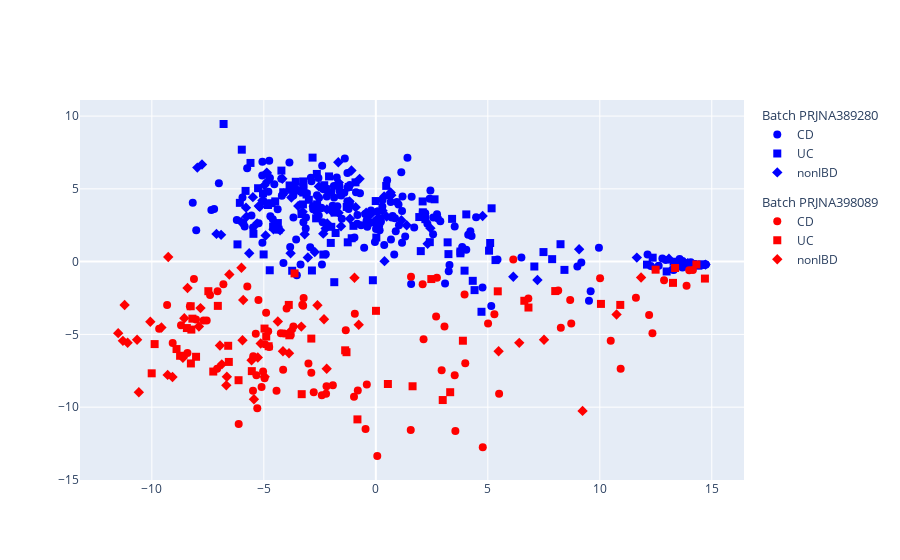
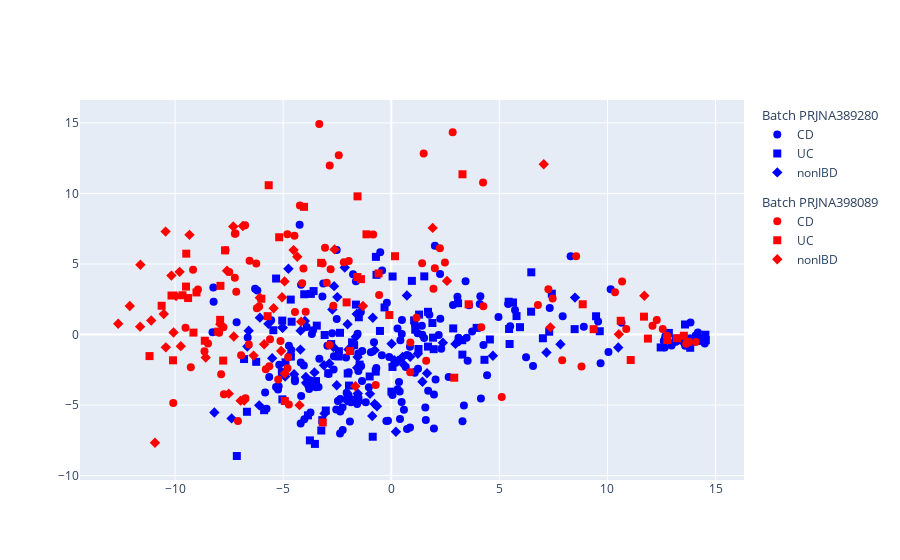

Notebook cell for these charts, in order:
### Markdown cell above
### Reconstructing the data

### Code cell
recon_data = model.reconstruct(mask=True)

plotPCoA(ibd_data, sample_label=ibd_sample_label, batch_label=ibd_batch_label, experiment_label=ibd_bio_label)

plotPCoA(recon_data, sample_label=ibd_sample_label, batch_label=ibd_batch_label, experiment_label=ibd_bio_label)

### Figure 1 — Plotly figure (JSON) as saved in the notebook; plotly's stock layout.template omitted (floating-point values rounded to 4 significant figures; data arrays with more than 128 entries replaced by an {"elided": "..."} marker saying what was removed)
{"data": [{"legendgroup": "PRJNA389280", "legendgrouptitle": {"text": "Batch PRJNA389280"}, "marker": {"color": {"elided": "175 str values"}, "size": 8, "symbol": {"elided": "175 str values"}}, "mode": "markers", "name": "CD", "type": "scatter", "x": {"elided": "175 float values"}, "y": {"elided": "175 float values"}}, {"legendgroup": "PRJNA389280", "legendgrouptitle": {"text": "Batch PRJNA389280"}, "marker": {"color": ["blue", "blue", "blue", "blue", "blue", "blue", "blue", "blue", "blue", "blue", "blue", "blue", "blue", "blue", "blue", "blue", "blue", "blue", "blue", "blue", "blue", "blue", "blue", "blue", "blue", "blue", "blue", "blue", "blue", "blue", "blue", "blue", "blue", "blue", "blue", "blue", "blue", "blue", "blue", "blue", "blue", "blue", "blue", "blue", "blue", "blue", "blue", "blue", "blue", "blue", "blue", "blue", "blue", "blue", "blue", "blue", "blue", "blue", "blue", "blue", "blue", "blue", "blue", "blue", "blue", "blue", "blue", "blue", "blue", "blue", "blue", "blue", "blue", "blue", "blue", "blue", "blue", "blue", "blue", "blue", "blue", "blue", "blue", "blue", "blue", "blue", "blue", "blue", "blue", "blue", "blue", "blue", "blue", "blue", "blue", "blue", "blue"], "size": 8, "symbol": ["square", "square", "square", "square", "square", "square", "square", "square", "square", "square", "square", "square", "square", "square", "square", "square", "square", "square", "square", "square", "square", "square", "square", "square", "square", "square", "square", "square", "square", "square", "square", "square", "square", "square", "square", "square", "square", "square", "square", "square", "square", "square", "square", "square", "square", "square", "square", "square", "square", "square", "square", "square", "square", "square", "square", "square", "square", "square", "square", "square", "square", "square", "square", "square", "square", "square", "square", "square", "square", "square", "square", "square", "square", "square", "square", "square", "square", "square", "square", "square", "square", "square", "square", "square", "square", "square", "square", "square", "square", "square", "square", "square", "square", "square", "square", "square", "square"]}, "mode": "markers", "name": "UC", "type": "scatter", "x": [-1.211, 12.11, -4.216, 2.007, 0.2135, 8.421, 4.408, -4.343, -3.574, -1.998, -3.237, -3.32, 7.485, -3.238, -3.254, -5.596, -5.258, -6.797, 3.776, -3.851, -5.984, 13.29, 13.8, 14.01, 13.96, 12.36, 14.04, 14.16, 14.4, 14.53, 13.49, 14.4, 14.09, 13.64, 2.098, -5.816, -3.241, 2.099, 4.717, -1.3, -2.634, -1.796, 4.327, 2.622, -1.84, -4.374, -2.089, -2.824, -0.9082, -2.992, -4.814, -6.071, 3.206, 5.169, 2.09, -0.9989, -2.342, -4.648, -1.987, -2.231, -4.492, 2.41, -0.004454, 5.105, -1.078, 2.211, 5.343, 1.94, -1.253, 3.405, -6.177, 5.055, 4.039, 3.961, -2.303, 0.4634, -4.135, -2.853, -3.094, -2.623, 3.242, 12.98, 8.246, 3.776, -4.736, -4.587, 7.873, -0.1318, -1.855, 0.02239, -5.464, -5.01, -2.666, -5.036, 7.077, -2.011, -3.734], "y": [5.133, -0.2055, 6.254, 0.7218, 2.95, -0.5677, -1.958, 2.195, 5.486, 4.757, 5.51, 3.27, 0.6564, 5.126, 3.93, 6.78, 5.044, 9.456, 0.5719, 5.234, 7.692, -0.008592, -0.1011, -0.2897, -0.2933, 0.2702, -0.2876, -0.1629, -0.2631, -0.1834, -0.2335, -0.2631, -0.5097, -0.1192, 3.231, 4.859, 4.746, 3.389, -3.446, 3.757, 6.024, 1.967, -1.319, 4.281, 3.368, 2.65, 5.854, 7.146, 5.445, 4.247, 3.89, 4.038, 1.325, 3.662, 4.135, 2.458, 0.4861, 4.012, 2.392, 4.98, 4.138, 1.338, 4.162, 1.28, 1.605, 2.918, 0.1055, 3.063, 1.326, 2.937, 1.184, 0.7522, 3.244, -0.6209, 5.249, 5.202, 4.767, -0.6086, 4.609, 3.934, 0.5165, -0.6782, 1.196, 0.6951, -0.5943, 2.402, 0.1698, -1.279, -1.413, 1.656, 1.91, 0.4932, 2.974, 4.692, -0.3357, 1.285, -0.6268]}, {"legendgroup": "PRJNA389280", "legendgrouptitle": {"text": "Batch PRJNA389280"}, "marker": {"color": ["blue", "blue", "blue", "blue", "blue", "blue", "blue", "blue", "blue", "blue", "blue", "blue", "blue", "blue", "blue", "blue", "blue", "blue", "blue", "blue", "blue", "blue", "blue", "blue", "blue", "blue", "blue", "blue", "blue", "blue", "blue", "blue", "blue", "blue", "blue", "blue", "blue", "blue", "blue", "blue", "blue", "blue", "blue", "blue", "blue", "blue", "blue", "blue", "blue", "blue", "blue", "blue", "blue", "blue", "blue", "blue", "blue", "blue", "blue", "blue", "blue", "blue", "blue", "blue", "blue", "blue", "blue", "blue", "blue"], "size": 8, "symbol": ["diamond", "diamond", "diamond", "diamond", "diamond", "diamond", "diamond", "diamond", "diamond", "diamond", "diamond", "diamond", "diamond", "diamond", "diamond", "diamond", "diamond", "diamond", "diamond", "diamond", "diamond", "diamond", "diamond", "diamond", "diamond", "diamond", "diamond", "diamond", "diamond", "diamond", "diamond", "diamond", "diamond", "diamond", "diamond", "diamond", "diamond", "diamond", "diamond", "diamond", "diamond", "diamond", "diamond", "diamond", "diamond", "diamond", "diamond", "diamond", "diamond", "diamond", "diamond", "diamond", "diamond", "diamond", "diamond", "diamond", "diamond", "diamond", "diamond", "diamond", "diamond", "diamond", "diamond", "diamond", "diamond", "diamond", "diamond", "diamond", "diamond"]}, "mode": "markers", "name": "nonIBD", "type": "scatter", "x": [-7.114, -7.762, -4.841, 0.3878, -2.727, -0.9, -5.227, -2.348, -4.993, -3.805, -2.713, 14.72, 11.65, 13.93, 13.09, 14.16, -7.969, 0.3701, 7.215, 0.6926, -1.088, -3.175, -1.174, -4.869, -0.245, -4.175, -0.06968, -1.66, -1.554, 6.138, 1.378, 0.6618, 0.2995, 2.314, -2.169, -5.775, 4.768, -2.186, 1.141, -0.7236, -4.569, -4.92, -4.276, -0.4318, 2.437, 0.06778, -1.959, -1.155, -3.035, -4.877, 0.4831, -3.266, -2.242, -3.771, -5.301, -4.119, -5.653, -1.676, -3.463, -6.01, -5.489, -5.181, -4.975, -1.656, -2.542, -5.065, -5.796, 9.078, -6.909], "y": [1.903, 6.676, 5.506, 0.03289, 0.6627, 3.736, 3.815, 1.922, 4.171, 0.5794, 3.517, -0.2033, 0.2757, -0.1014, 0.197, -0.2793, 6.46, 4.471, -1.259, 4.568, 6.262, 1.885, 4.143, 6.116, 3.225, 5.691, 2.725, 3.35, 2.43, -1.038, 2.502, 4.752, 3.492, 1.227, 2.62, 3.08, 3.135, 3.591, 2.838, 5.688, 2.222, 1.79, 2.159, 3.366, 2.298, 2.948, 3.441, 2.943, 0.2831, 6.03, 3.093, 3.421, 2.279, 4.407, 2.631, 4.688, 0.5733, 6.832, 3.821, 2.725, 4.429, 3.764, 5.241, 5.429, 5.168, 4.204, 3.708, 0.8486, 1.84]}, {"legendgroup": "PRJNA398089", "legendgrouptitle": {"text": "Batch PRJNA398089"}, "marker": {"color": ["red", "red", "red", "red", "red", "red", "red", "red", "red", "red", "red", "red", "red", "red", "red", "red", "red", "red", "red", "red", "red", "red", "red", "red", "red", "red", "red", "red", "red", "red", "red", "red", "red", "red", "red", "red", "red", "red", "red", "red", "red", "red", "red", "red", "red", "red", "red", "red", "red", "red", "red", "red", "red", "red", "red", "red", "red", "red", "red", "red", "red", "red", "red", "red", "red", "red", "red", "red", "red", "red", "red", "red", "red", "red", "red", "red", "red", "red", "red", "red", "red", "red", "red", "red", "red"], "size": 8, "symbol": ["circle", "circle", "circle", "circle", "circle", "circle", "circle", "circle", "circle", "circle", "circle", "circle", "circle", "circle", "circle", "circle", "circle", "circle", "circle", "circle", "circle", "circle", "circle", "circle", "circle", "circle", "circle", "circle", "circle", "circle", "circle", "circle", "circle", "circle", "circle", "circle", "circle", "circle", "circle", "circle", "circle", "circle", "circle", "circle", "circle", "circle", "circle", "circle", "circle", "circle", "circle", "circle", "circle", "circle", "circle", "circle", "circle", "circle", "circle", "circle", "circle", "circle", "circle", "circle", "circle", "circle", "circle", "circle", "circle", "circle", "circle", "circle", "circle", "circle", "circle", "circle", "circle", "circle", "circle", "circle", "circle", "circle", "circle", "circle", "circle"]}, "mode": "markers", "name": "CD", "type": "scatter", "x": [-3.682, -4.95, 2.691, -5.1, -7.552, 12.35, 11.61, -0.4594, -0.8051, 4.775, 8.677, 6.81, 3.065, -9.319, -7.402, -8.12, -7.066, -5.738, 3.962, -5.332, -8.698, 12.2, -4.967, -5.361, -6.123, -5.293, 3.552, 3.993, -4.138, -1.341, -9.071, -5.484, -1.919, -8.301, -8.028, -9.673, 3.522, 14.16, -4.806, -4.434, -5.034, -4.242, -0.9379, 1.571, -0.9748, -2.411, -3.244, -3.283, -3.983, -5.241, -7.087, 2.132, 5.294, 8.725, 5.011, 12.87, 8.259, -3.797, -2.201, 13.99, -3.009, -5.474, -2.222, -2.88, -4.1, 8.143, -6.806, -7.69, 2.091, -8.411, 2.727, 1.559, 0.06481, -2.772, 13.87, 10.93, 10.01, -3.223, 2.939, -4.899, 5.504, -4.76, 10.49, -0.4027, 6.138], "y": [-4.45, -5.677, -3.765, -8.607, -4.051, -4.923, -2.477, -11.49, -8.857, -12.75, -2.637, -2.533, -4.453, -2.985, -2.295, -1.198, -2.034, -1.717, -2.26, -7.815, -4.379, -3.666, -8.013, -4.963, -11.16, -10.08, -11.63, -6.984, -7.421, -4.715, -5.586, -8.873, -8.493, -3.075, -3.969, -4.61, -7.812, -0.579, -4.792, -8.877, -7.548, -4.913, -3.587, -1.044, -9.285, -9.18, -3.03, -2.971, -3.228, -2.641, -7.358, -5.331, -3.616, -4.249, -4.253, -1.282, -4.551, -5.046, -8.558, -0.6012, -6.994, -6.507, -9.069, -7.627, -4.933, -1.986, -1.547, -4.047, -1.551, -6.281, -1.105, -11.57, -13.35, -8.971, -1.652, -7.353, -1.135, -2.506, -7.468, -3.51, -9.078, -5.874, -5.429, -8.445, 0.1536]}, {"legendgroup": "PRJNA398089", "legendgrouptitle": {"text": "Batch PRJNA398089"}, "marker": {"color": ["red", "red", "red", "red", "red", "red", "red", "red", "red", "red", "red", "red", "red", "red", "red", "red", "red", "red", "red", "red", "red", "red", "red", "red", "red", "red", "red", "red", "red", "red", "red", "red", "red", "red", "red", "red", "red", "red", "red", "red", "red", "red", "red", "red", "red", "red"], "size": 8, "symbol": ["square", "square", "square", "square", "square", "square", "square", "square", "square", "square", "square", "square", "square", "square", "square", "square", "square", "square", "square", "square", "square", "square", "square", "square", "square", "square", "square", "square", "square", "square", "square", "square", "square", "square", "square", "square", "square", "square", "square", "square", "square", "square", "square", "square", "square", "square"]}, "mode": "markers", "name": "UC", "type": "scatter", "x": [-4.785, -4.97, -1.369, -0.8209, 3.319, 2.987, -8.266, -6.564, -7.258, -8.257, -7.477, -8.437, 13.36, 10.05, 12.49, 2.477, -9.876, -6.129, -3.862, -4.894, -6.592, -8.026, 6.63, 14.31, -1.309, 0.5386, 6.815, 14.69, 8.01, 5.444, 10.91, -8.739, -8.898, -3.628, -3.887, 3.887, -3.31, -8.237, -10.01, 0.006228, 1.641, -8.191, -2.88, 13.27, -7.054, -5.537], "y": [-5.812, -4.599, -6.094, -10.84, -8.972, -9.51, -3.066, -6.892, -7.553, -6.995, -2.031, -4.565, -0.438, -2.905, -0.5533, -1.198, -5.666, -8.148, -5.063, -5.149, -5.782, -6.537, -2.691, -0.1977, -6.224, -8.408, -3.154, -1.165, -2.023, -2.04, -2.974, -6.468, -6.007, -0.8086, -2.974, -5.434, -9.107, -4.669, -7.674, -3.381, -8.564, -3.919, -5.287, -1.46, -3.041, -7.524]}, {"legendgroup": "PRJNA398089", "legendgrouptitle": {"text": "Batch PRJNA398089"}, "marker": {"color": ["red", "red", "red", "red", "red", "red", "red", "red", "red", "red", "red", "red", "red", "red", "red", "red", "red", "red", "red", "red", "red", "red", "red", "red", "red", "red", "red", "red", "red", "red", "red", "red", "red", "red", "red", "red", "red", "red", "red", "red", "red", "red", "red", "red", "red"], "size": 8, "symbol": ["diamond", "diamond", "diamond", "diamond", "diamond", "diamond", "diamond", "diamond", "diamond", "diamond", "diamond", "diamond", "diamond", "diamond", "diamond", "diamond", "diamond", "diamond", "diamond", "diamond", "diamond", "diamond", "diamond", "diamond", "diamond", "diamond", "diamond", "diamond", "diamond", "diamond", "diamond", "diamond", "diamond", "diamond", "diamond", "diamond", "diamond", "diamond", "diamond", "diamond", "diamond", "diamond", "diamond", "diamond", "diamond"]}, "mode": "markers", "name": "nonIBD", "type": "scatter", "x": [-11.08, -2.313, 5.482, -5.952, -10.66, -6.676, -10.58, -9.295, -11.5, -3.876, -3.783, -5.441, -5.547, -6.652, -6.877, -5.269, -4.963, 11.84, -4.375, -6.541, -6.96, -0.764, -5.14, -5.999, -9.268, 6.404, 9.231, -11.29, -11.22, -7.828, -9.572, -9.078, -2.193, 7.51, -8.551, -7.899, -10.07, -3.326, -2.607, -0.9531, -8.614, -4.146, -5.921, -8.407, 10.75], "y": [-5.577, -3.96, -6.159, -5.407, -5.371, -8.5, -8.978, -7.782, -4.913, -6.291, -4.75, -9.455, -6.776, -7.909, -7.057, -6.591, -7.909, -1.094, -4.11, -0.888, -5.767, -4.34, -5.626, -0.4251, 0.3185, -5.582, -10.26, -5.445, -2.985, -3.194, -4.522, -7.931, -7.357, -5.365, -3.887, -4.459, -4.134, -4.463, -2.996, -1.107, -6.6, -6.16, -2.635, -1.815, -3.637]}], "layout": {}}

### Figure 2 — Plotly figure (JSON) as saved in the notebook; plotly's stock layout.template omitted (floating-point values rounded to 4 significant figures; data arrays with more than 128 entries replaced by an {"elided": "..."} marker saying what was removed)
{"data": [{"legendgroup": "PRJNA389280", "legendgrouptitle": {"text": "Batch PRJNA389280"}, "marker": {"color": {"elided": "175 str values"}, "size": 8, "symbol": {"elided": "175 str values"}}, "mode": "markers", "name": "CD", "type": "scatter", "x": {"elided": "175 float values"}, "y": {"elided": "175 float values"}}, {"legendgroup": "PRJNA389280", "legendgrouptitle": {"text": "Batch PRJNA389280"}, "marker": {"color": ["blue", "blue", "blue", "blue", "blue", "blue", "blue", "blue", "blue", "blue", "blue", "blue", "blue", "blue", "blue", "blue", "blue", "blue", "blue", "blue", "blue", "blue", "blue", "blue", "blue", "blue", "blue", "blue", "blue", "blue", "blue", "blue", "blue", "blue", "blue", "blue", "blue", "blue", "blue", "blue", "blue", "blue", "blue", "blue", "blue", "blue", "blue", "blue", "blue", "blue", "blue", "blue", "blue", "blue", "blue", "blue", "blue", "blue", "blue", "blue", "blue", "blue", "blue", "blue", "blue", "blue", "blue", "blue", "blue", "blue", "blue", "blue", "blue", "blue", "blue", "blue", "blue", "blue", "blue", "blue", "blue", "blue", "blue", "blue", "blue", "blue", "blue", "blue", "blue", "blue", "blue", "blue", "blue", "blue", "blue", "blue", "blue"], "size": 8, "symbol": ["square", "square", "square", "square", "square", "square", "square", "square", "square", "square", "square", "square", "square", "square", "square", "square", "square", "square", "square", "square", "square", "square", "square", "square", "square", "square", "square", "square", "square", "square", "square", "square", "square", "square", "square", "square", "square", "square", "square", "square", "square", "square", "square", "square", "square", "square", "square", "square", "square", "square", "square", "square", "square", "square", "square", "square", "square", "square", "square", "square", "square", "square", "square", "square", "square", "square", "square", "square", "square", "square", "square", "square", "square", "square", "square", "square", "square", "square", "square", "square", "square", "square", "square", "square", "square", "square", "square", "square", "square", "square", "square", "square", "square", "square", "square", "square", "square"]}, "mode": "markers", "name": "UC", "type": "scatter", "x": [-3.763, 12.46, -3.236, 3.09, 1.26, 8.482, 7.425, -5.059, -3.853, -0.9999, -3.53, -2.778, 7.014, -3.19, 0.05636, -5.881, -2.37, -7.143, 5.474, -3.028, -6.674, 13.19, 13.19, 13.69, 13.83, 12.84, 14.11, 14.18, 14.35, 14.32, 13.33, 14.55, 13.98, 14.53, 1.934, -6.809, -3.843, 1.699, 6.477, -0.717, -1.465, -1.634, 5.432, 1.962, -1.5, -5.455, -1.516, -3.48, -1.955, -2.422, -4.893, -6.247, 2.865, 4.311, 1.903, -1.814, -0.7092, -3.444, -1.716, -2.914, -5.036, 3.289, 1.109, 5.956, 0.9539, 1.7, 5.63, 1.057, -0.3112, 3.284, -5.327, 5.795, 3.95, 6.468, -0.8572, 0.00701, -4.645, -0.6829, -2.014, -2.438, 4.561, 13.59, 9.643, 5.45, -4.026, -4.649, 9.473, 1.528, 0.06159, 1.287, -4.608, -3.719, -3.081, -5.042, 7.305, -0.5224, -3.593], "y": [-7.501, -0.9138, -6.802, 2.217, -1.025, 0.3822, 2.896, -2.657, -5.73, -2.972, -7.752, -0.6766, -0.2648, -6.065, -2.298, -5.365, 0.1206, -8.609, -0.6706, -5.384, -5.474, -0.3639, -0.3997, -0.4976, -0.9378, 0.1135, -0.3652, -0.4472, -0.4282, -0.4295, -0.2985, -0.3986, -0.3571, -0.01295, -0.2205, -1.737, -3.262, -0.8549, 4.409, -2.628, -2.131, 2.124, 2.323, -1.038, 1.222, 0.3053, -4.652, -3.299, -3.616, -1.186, -1.969, -1.933, 0.4326, -1.792, 0.8151, -0.5529, 5.504, 0.6314, -0.7533, -2.739, -4.596, -1.423, 0.3409, 0.5217, 3.803, 1.61, 2.272, 1.001, 1.921, -0.4015, 3.969, 1.308, 0.4726, 1.619, -7.244, -4.046, -1.563, 4.231, -2.762, -1.557, -0.3515, 0.7115, 0.2329, 0.3933, 2.854, 2.477, 1.295, 4.122, 4.114, 1.413, 0.9084, 2.88, -0.03537, 0.9891, 0.2004, 0.2532, 3.08]}, {"legendgroup": "PRJNA389280", "legendgrouptitle": {"text": "Batch PRJNA389280"}, "marker": {"color": ["blue", "blue", "blue", "blue", "blue", "blue", "blue", "blue", "blue", "blue", "blue", "blue", "blue", "blue", "blue", "blue", "blue", "blue", "blue", "blue", "blue", "blue", "blue", "blue", "blue", "blue", "blue", "blue", "blue", "blue", "blue", "blue", "blue", "blue", "blue", "blue", "blue", "blue", "blue", "blue", "blue", "blue", "blue", "blue", "blue", "blue", "blue", "blue", "blue", "blue", "blue", "blue", "blue", "blue", "blue", "blue", "blue", "blue", "blue", "blue", "blue", "blue", "blue", "blue", "blue", "blue", "blue", "blue", "blue"], "size": 8, "symbol": ["diamond", "diamond", "diamond", "diamond", "diamond", "diamond", "diamond", "diamond", "diamond", "diamond", "diamond", "diamond", "diamond", "diamond", "diamond", "diamond", "diamond", "diamond", "diamond", "diamond", "diamond", "diamond", "diamond", "diamond", "diamond", "diamond", "diamond", "diamond", "diamond", "diamond", "diamond", "diamond", "diamond", "diamond", "diamond", "diamond", "diamond", "diamond", "diamond", "diamond", "diamond", "diamond", "diamond", "diamond", "diamond", "diamond", "diamond", "diamond", "diamond", "diamond", "diamond", "diamond", "diamond", "diamond", "diamond", "diamond", "diamond", "diamond", "diamond", "diamond", "diamond", "diamond", "diamond", "diamond", "diamond", "diamond", "diamond", "diamond", "diamond"]}, "mode": "markers", "name": "nonIBD", "type": "scatter", "x": [-6.595, -8.182, -3.084, 0.7243, -2.151, 0.1065, -5.508, -2.495, -5.034, -2.644, -1.98, 14.07, 10.5, 13.82, 13.14, 13.96, -7.384, 0.2152, 7.825, 0.3122, -0.8786, -2.725, -1.549, -3.951, 0.5987, -3.936, 0.1416, -0.9841, -1.574, 8.498, 2.387, 1.23, 1.442, 2.97, -2.67, -6.077, 4.702, -1.639, 1.655, -0.6605, -2.02, -4.757, -4.688, 0.5255, 0.2773, -0.7665, -1.556, 0.016, -1.595, -6.109, 0.878, -3.552, -0.8538, -2.863, -5.019, -3.995, -4.192, -2.058, -4.495, -5.685, -3.901, -3.776, -4.202, -0.7682, -2.521, -3.112, -4.908, 7.18, -6.658], "y": [0.271, -5.53, -5.594, 2.762, 4.755, -2.124, -1.672, 2.653, 0.4927, 3.43, -1.054, -0.3832, -0.9163, -0.3245, -0.4267, -0.4692, -5.942, -6.891, -0.6862, -1.856, -5.769, 1.77, -4.174, -3.012, -2.158, -3.415, -1.817, -4.203, -2.358, 2.618, -0.5779, -1.36, -3.352, -0.6645, -0.8926, 1.196, -1.502, -0.1623, -2.741, -5.08, 0.7291, 4.658, -1.448, -1.59, -1.919, -1.106, -1.589, -0.6561, 1.453, -5.018, -1.581, -2.683, 1.192, -2.047, 0.4806, 0.9578, 0.2766, -4.682, -2.814, 0.7574, -3.486, -3.739, -1.069, -4.924, -3.592, -2.176, -2.975, -1.269, -0.8534]}, {"legendgroup": "PRJNA398089", "legendgrouptitle": {"text": "Batch PRJNA398089"}, "marker": {"color": ["red", "red", "red", "red", "red", "red", "red", "red", "red", "red", "red", "red", "red", "red", "red", "red", "red", "red", "red", "red", "red", "red", "red", "red", "red", "red", "red", "red", "red", "red", "red", "red", "red", "red", "red", "red", "red", "red", "red", "red", "red", "red", "red", "red", "red", "red", "red", "red", "red", "red", "red", "red", "red", "red", "red", "red", "red", "red", "red", "red", "red", "red", "red", "red", "red", "red", "red", "red", "red", "red", "red", "red", "red", "red", "red", "red", "red", "red", "red", "red", "red", "red", "red", "red", "red"], "size": 8, "symbol": ["circle", "circle", "circle", "circle", "circle", "circle", "circle", "circle", "circle", "circle", "circle", "circle", "circle", "circle", "circle", "circle", "circle", "circle", "circle", "circle", "circle", "circle", "circle", "circle", "circle", "circle", "circle", "circle", "circle", "circle", "circle", "circle", "circle", "circle", "circle", "circle", "circle", "circle", "circle", "circle", "circle", "circle", "circle", "circle", "circle", "circle", "circle", "circle", "circle", "circle", "circle", "circle", "circle", "circle", "circle", "circle", "circle", "circle", "circle", "circle", "circle", "circle", "circle", "circle", "circle", "circle", "circle", "circle", "circle", "circle", "circle", "circle", "circle", "circle", "circle", "circle", "circle", "circle", "circle", "circle", "circle", "circle", "circle", "circle", "circle"]}, "mode": "markers", "name": "CD", "type": "scatter", "x": [-4.768, -5.608, 1.169, -7.493, -7.961, 10.35, 12.28, -3.329, -2.847, 2.84, 7.907, 6.783, 1.952, -10.08, -7.868, -9.515, -7.74, -5.803, 0.8838, -7.235, -8.638, 12.08, -3.064, -6.214, -7.234, -7.204, 4.246, 2.482, -4.119, -5.123, -7.665, -4.804, -2.984, -6.744, -6.59, -8.475, 1.428, 13.64, -6.244, -6.76, -6.552, -3.959, -2.86, -0.7192, -3.174, -4.477, -4.454, -4.737, -5.229, -6.945, -9.271, -0.5604, 4.164, 7.268, 4.259, 12.76, 7.463, -2.681, -1.966, 14.08, -2.805, -7.169, -4.06, -2.195, -5.641, 10.87, -7.762, -9.167, 1.614, -8.94, 0.8771, 1.499, -2.428, -4.225, 12.56, 8.552, 8.8, -7.09, 2.016, -4.798, 2.249, -6.108, 10.68, -0.8364, 5.11], "y": [-1.613, -0.3295, 1.183, 4.44, 0.1288, 2.993, 1.026, 14.92, 11.99, 14.33, -1.816, 2.092, 3.247, -4.852, -2.807, 0.4761, -4.24, -2.465, -0.5561, 4.026, -1.179, 0.6296, 6.153, 1.857, 7.145, 7.162, 10.77, 5.103, 3.631, -0.4643, 5.979, 7.106, 3.675, -4.523, -0.7052, -0.6404, 5.058, -0.6535, 5.038, 7.738, 5.235, 1.621, -0.7402, -3.568, 5.036, 7.002, 1.595, -4.961, -3.194, -1.461, -2.316, 2.804, 0.5205, 3.216, 1.999, -0.08177, 2.561, 2.048, 5.205, -0.5294, 4.622, 3.033, 4.679, 5.129, -2.241, 0.393, 0.5224, 4.595, -1.86, 3.2, -2.668, 12.84, 12.7, 9.137, 0.3974, 5.545, -2.263, -6.128, 4.696, -2.382, 6.118, 1.991, 3.764, 7.086, -4.419]}, {"legendgroup": "PRJNA398089", "legendgrouptitle": {"text": "Batch PRJNA398089"}, "marker": {"color": ["red", "red", "red", "red", "red", "red", "red", "red", "red", "red", "red", "red", "red", "red", "red", "red", "red", "red", "red", "red", "red", "red", "red", "red", "red", "red", "red", "red", "red", "red", "red", "red", "red", "red", "red", "red", "red", "red", "red", "red", "red", "red", "red", "red", "red", "red"], "size": 8, "symbol": ["square", "square", "square", "square", "square", "square", "square", "square", "square", "square", "square", "square", "square", "square", "square", "square", "square", "square", "square", "square", "square", "square", "square", "square", "square", "square", "square", "square", "square", "square", "square", "square", "square", "square", "square", "square", "square", "square", "square", "square", "square", "square", "square", "square", "square", "square"]}, "mode": "markers", "name": "UC", "type": "scatter", "x": [-6.008, -5.718, -1.569, -1.561, -1.147, 3.294, -11.18, -7.901, -9.396, -9.492, -7.775, -7.914, 13.53, 10.61, 12.77, 2.913, -10.62, -5.669, -3.243, -5.185, -8.005, -9.482, 3.579, 13.73, -1.402, -0.5876, 8.855, 13.22, 9.361, 11.07, 11.69, -10.16, -8.624, -3.17, -4.922, -0.08887, -4.033, -9.009, -9.659, -1.907, 0.172, -9.15, -2.065, 11.87, -10.1, -7.687], "y": [2.538, 1.301, 4.074, 9.792, 7.102, 11.36, -1.528, 3.45, 2.586, 3.399, -1.848, 1.04, -0.08455, 0.9751, -0.3853, -3.06, 2.038, 10.58, 5.083, 6.895, 0.2053, 5.731, 2.142, -0.5223, 3.926, 4.329, 2.145, -0.2605, 0.3808, -1.807, 1.267, 2.764, -0.4401, -6.228, -4.714, 1.381, 9.05, 2.983, 2.783, -1.173, 5.551, 0.1369, 2.279, -0.2877, -1.826, 5.965]}, {"legendgroup": "PRJNA398089", "legendgrouptitle": {"text": "Batch PRJNA398089"}, "marker": {"color": ["red", "red", "red", "red", "red", "red", "red", "red", "red", "red", "red", "red", "red", "red", "red", "red", "red", "red", "red", "red", "red", "red", "red", "red", "red", "red", "red", "red", "red", "red", "red", "red", "red", "red", "red", "red", "red", "red", "red", "red", "red", "red", "red", "red", "red"], "size": 8, "symbol": ["diamond", "diamond", "diamond", "diamond", "diamond", "diamond", "diamond", "diamond", "diamond", "diamond", "diamond", "diamond", "diamond", "diamond", "diamond", "diamond", "diamond", "diamond", "diamond", "diamond", "diamond", "diamond", "diamond", "diamond", "diamond", "diamond", "diamond", "diamond", "diamond", "diamond", "diamond", "diamond", "diamond", "diamond", "diamond", "diamond", "diamond", "diamond", "diamond", "diamond", "diamond", "diamond", "diamond", "diamond", "diamond"]}, "mode": "markers", "name": "nonIBD", "type": "scatter", "x": [-12.09, -4.17, 1.916, -6.079, -10.43, -9.333, -10.44, -10.17, -12.63, -6.368, -7.284, -7.307, -4.518, -9.789, -6.864, -5.441, -4.934, 10.53, -5.879, -7.515, -6.967, -1.308, -4.925, -6.803, -10.93, 2.578, 7.053, -11.6, -11.1, -7.905, -9.951, -10.52, -2.626, 7.359, -8.583, -9.734, -11.62, -5.05, -4.242, -1.658, -7.596, -4.347, -5.093, -10.07, 11.71], "y": [2.024, 0.912, 7.558, 2.606, -0.9084, 7.064, 7.294, 4.177, 0.7635, -1.494, -0.1354, 7.661, 5.984, 4.441, 7.69, 1.86, 3.766, 0.01739, -0.6856, -4.191, -4.686, 2.021, -2.767, -4.675, -7.671, 3.802, 12.07, 4.944, 0.9932, 0.7248, 2.725, 1.454, 6.032, 0.5095, -1.625, -0.823, 0.558, 2.647, -5.006, -3.664, 4.524, 5.51, -1.169, 0.1443, 2.754]}], "layout": {}}
